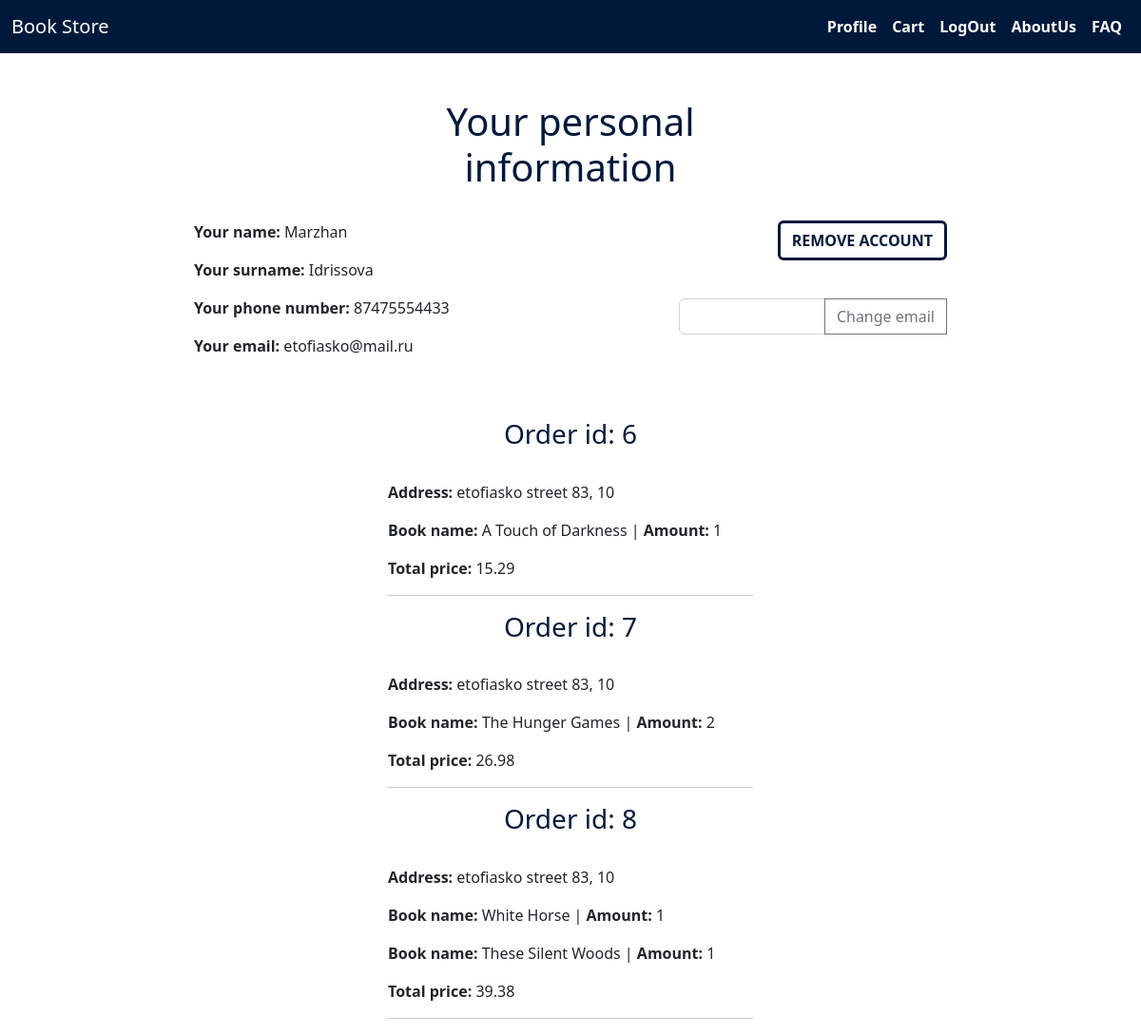
/personal (signed in), run on an earlier commit of the app's database.
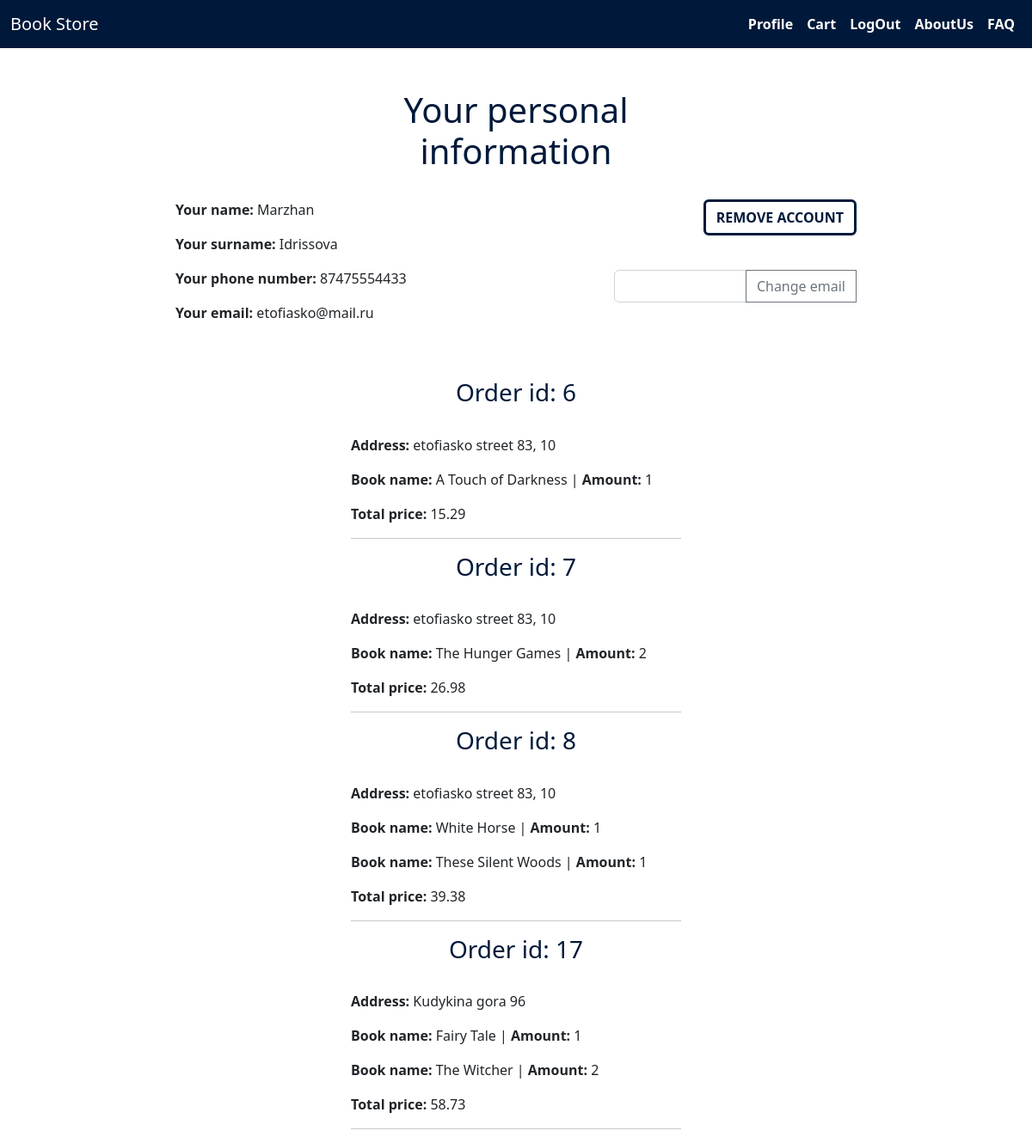
And on a later commit of the database.
### models/models.py (models this page shows)
class User(db.Model):
    __tablename__ = "users"
    user_id = db.Column(db.Integer, primary_key=True)
    surname = db.Column(db.String, nullable=False)
    name = db.Column(db.String, nullable=False)
    email = db.Column(db.String, nullable=False, unique=True)
    hashed_password = db.Column(db.String, nullable=False)
    phone_number = db.Column(db.String, nullable=False)

class Order(db.Model):
    __tablename__ = "orders"
    order_id = db.Column(db.Integer, primary_key=True)
    user_id = db.Column(db.Integer, db.ForeignKey("users.user_id"), nullable=False)
    address = db.Column(db.String, nullable=False)
    date = db.Column(db.String, nullable=False)
    total_price = db.Column(db.Float, nullable=False)

class Purchase(db.Model):
    __tablename__ = "purchases"
    purchase_id = db.Column(db.Integer, primary_key=True)
    order_id = db.Column(db.Integer, db.ForeignKey("orders.order_id"), nullable=False)
    book_id = db.Column(db.Integer, db.ForeignKey("books.book_id"), nullable=False)
    amount = db.Column(db.Integer, nullable=False)
    orders = db.relationship("Order", backref="purchase", lazy=True)

class Book(db.Model):
    __tablename__ = "books"
    book_id = db.Column(db.Integer, primary_key=True)
    name = db.Column(db.String, nullable=False, unique=True)
    author = db.Column(db.String)
    genre = db.Column(db.String)
    year = db.Column(db.Integer)
    publisher = db.Column(db.String)
    discription = db.Column(db.String)
    price = db.Column(db.Float, nullable=False)

### app.py (the view, shortened to what this page needs)
@app.route("/personal", methods=["POST", "GET"])
def personal():
    if not session.get("email"):
        return redirect("/login")
    context = ""
    purchase_data = get_purchase_data(get_personal_data(session["email"]).user_id)
    order_data = get_order_data(get_personal_data(session["email"]).user_id)
    user_data = get_user_data(session["email"])
    return render_template("personal.html", user_data=user_data, purchase_data=purchase_data, order_data=order_data, context=context)

### user.py (called while the page is built)
def get_personal_data(email):
    personal_data = db.query(User).filter(User.email == email).one()
    return personal_data

def get_user_data(email):
    return db.query(User).filter(User.email == email).one()

def get_order_data(user_id):
    return db.query(Order).filter(Order.user_id == user_id).all()

def get_purchase_data(user_id):
    return db.query(Purchase, Book).filter(Order.user_id == user_id).filter(Order.order_id == Purchase.order_id).filter(Purchase.book_id == Book.book_id).all()

### templates/personal.html (shortened to what this page needs)
{% extends "layout.html"%}
{% block body %}
    <div class="row">
    <div class="col-md-4"></div>
    <div class="col-md-4 text-center">
        <h1 class="text-center" style="color: #00193a;">Your personal information</h1><br>
    </div><div class="col-md-4"></div></div>
    <div class="row">
        <div class="col-2"></div>
        <div class="col-3">
            <p class = "fs-6"><b>Your name:</b> {{ user_data.name }}</p>
            <p class = "fs-6"><b>Your surname:</b> {{ user_data.surname }}</p>
            <p class = "fs-6"><b>Your phone number:</b> {{ user_data.phone_number }}</p>
            <p class = "fs-6"><b>Your email:</b> {{ user_data.email}}</p>
        </div>
        <div class="col-2"></div>
        <div class="col-3" style="text-align:right;">
            <form action="/remove" method="post" onsubmit="return myFunction(this)">
                <button name="remove" type="submit" class="btn btn-outline text-uppercase fs-6 mb-3 fw-bold" style="border-color: #00193a; color: #00193a; border-width: medium;" value="remove">Remove account</button>
            </form><br>
        <form class="input-group mb-3" action="/personal" method="post">
            <input class="form-control" name="new_email" type="text" autocomplete="off">
            <input class="btn btn-outline-secondary" id="button-addon2" name="change_email" type="submit" value="Change email"><br>
        </form>
        </div>
        <div class="col-2"></div>
    </div><br><br>
    <div class="row">
        <div class="col-md-4"></div>
        <div class="col-md-4">
    {% for order in order_data %}
    <div>
        <h3 class="text-center" style="color: #00193a;">Order id: {{ order.order_id}}</h3><br>
        <p class = "fs-6"><b>Address:</b> {{ order.address }}</p>
        {% for purchase, book in purchase_data %}
            {% if order.order_id == purchase.order_id %}
        <p class = "fs-6"><b>Book name:</b> {{ book.name }} | <b>Amount:</b> {{ purchase.amount }}</p>
        {% endif %}
        {% endfor %}
        <p class = "fs-6"><b>Total price:</b> {{ order.total_price }}</p>
        <hr>
    </div>
{% endfor %}
    </div><div class="col-md-4"></div></div>
{% endblock %}

### templates/layout.html (shortened to what this page needs)
<!DOCTYPE html>
<html lang="en">
    <head>
        <link href="https://cdn.jsdelivr.net/npm/bootstrap@5.2.2/dist/css/bootstrap.min.css" rel="stylesheet">
    </head>
    <body>
        <nav class="navbar navbar-expand-lg" style="background-color: #00193a;">
            <div class="container-fluid">
                <a class="navbar-brand mb-0 h1 text-white" href="{{ url_for('index')}}">Book Store</a>
              <div class="collapse navbar-collapse" id="navbarSupportedContent">
                {% if session["email"] %}
                    <ul class="navbar-nav ms-auto mb-2 mb-lg-0">
                    <li class="nav-item">
                        <a class="nav-link text-white fw-bold" href="{{ url_for('personal')}}">Profile</a>
                    </li>
                    <li class="nav-item">
                        <a class="nav-link text-white fw-bold" href="{{ url_for('cart')}}">Cart</a>
                    </li>
                    <li class="nav-item">
                        <a class="nav-link text-white fw-bold" href="{{ url_for('logout')}}">LogOut</a>
                    </li>
                    <li class="nav-item">
                        <a class="nav-link text-white fw-bold disabled">AboutUs</a>
                    </li>
                    <li class="nav-item">
                        <a class="nav-link text-white fw-bold disabled">FAQ</a>
                    </li>
                    </ul>
                {% endif %}
              </div>
            </div>
          </nav><br><br>
        {% block body %}{% endblock %}
    </body>
</html>

What changed in the data, as far as the page shows it:
added Order: order_id "17", address "Kudykina gora 96", total_price "58.73"
added Purchase: name "Fairy Tale", amount "1", shown under "17"
added Purchase: name "The Witcher", amount "2", shown under "17"
